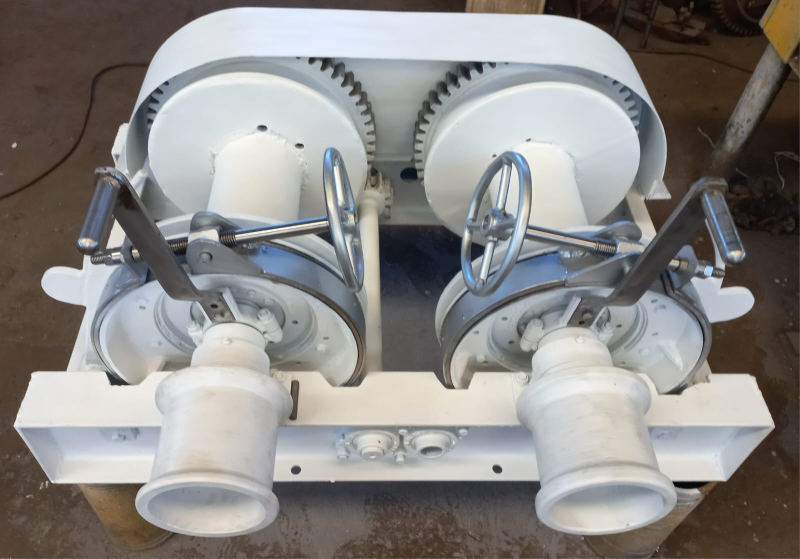
#> input picture images/galeria_nuevos/malacate_ultimo.jpg, 1600 x 1118 px (shown at 1/2 size)
$ python redimiensionando.py
#> lines starting #> are read from the running program, lines starting #| are printed output that depends on the picture
import cv2
import numpy as np

imagen = cv2.imread("malacate_ultimo.jpg")
#> imagen is the input picture: shape (1118, 1600, 3); mean B, G, R 134.4, 136.4, 139

img_red = cv2.resize(imagen, (253,159), interpolation=cv2.INTER_AREA)
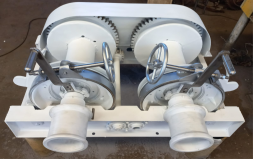
#> img_red: shape (159, 253, 3); mean B, G, R 134.4, 136.4, 139

cv2.imwrite("malacate_ultimo_Red.jpg", img_red)

$ run again, with images/galeria_nuevos/malacate.jpg copied over images/galeria_nuevos/malacate_ultimo.jpg
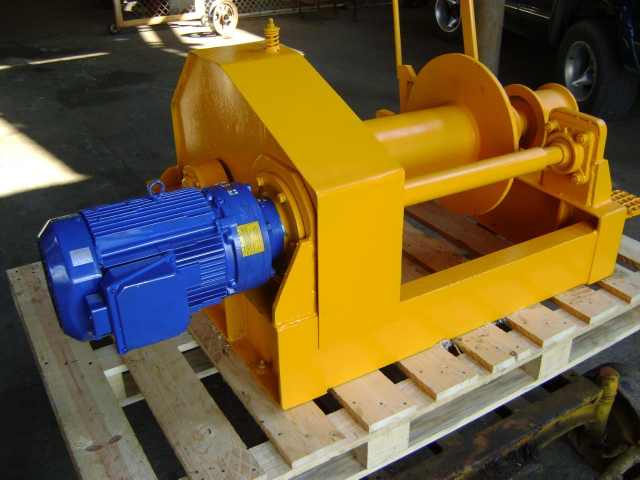
#> input picture images/galeria_nuevos/malacate.jpg, 1280 x 959 px (shown at 1/2 size)
#> imagen is the input picture: shape (959, 1280, 3); mean B, G, R 54.3, 92.6, 111.6
#> `img_red = cv2.resize(imagen, (253,159), interpolation=cv2.INTER_AREA)`:
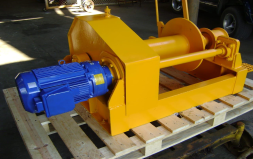
#> img_red: shape (159, 253, 3); mean B, G, R 54.3, 92.6, 111.5

$ run again, with images/galeria_nuevos/malacate_negro.jpg copied over images/galeria_nuevos/malacate_ultimo.jpg
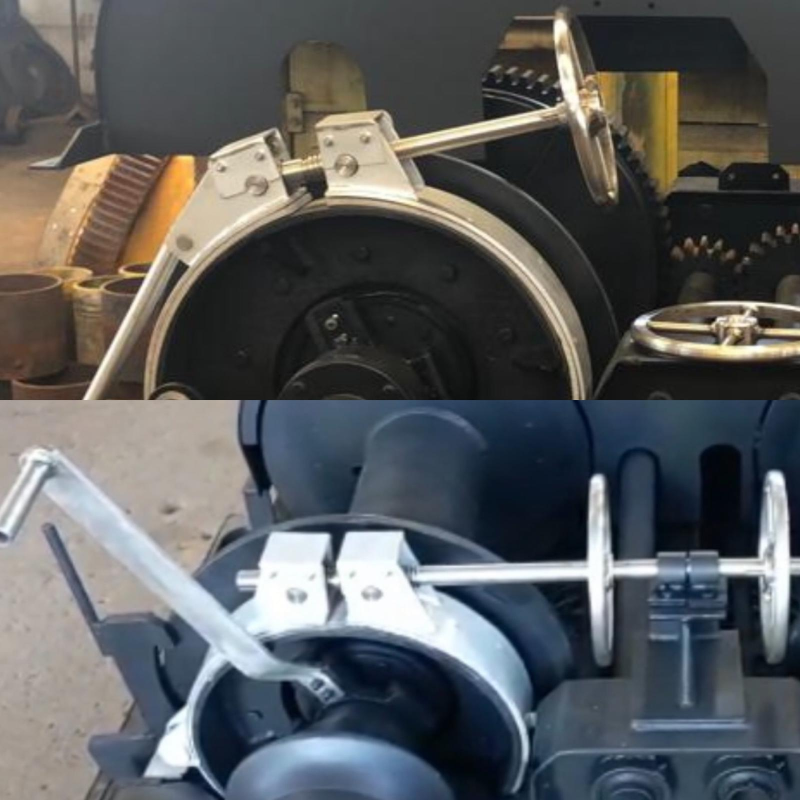
#> input picture images/galeria_nuevos/malacate_negro.jpg, 1600 x 1600 px (shown at 1/2 size)
#> imagen is the input picture: shape (1600, 1600, 3); mean B, G, R 92.9, 91.7, 89.8
#> `img_red = cv2.resize(imagen, (253,159), interpolation=cv2.INTER_AREA)`:
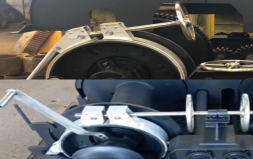
#> img_red: shape (159, 253, 3); mean B, G, R 92.9, 91.7, 89.8
